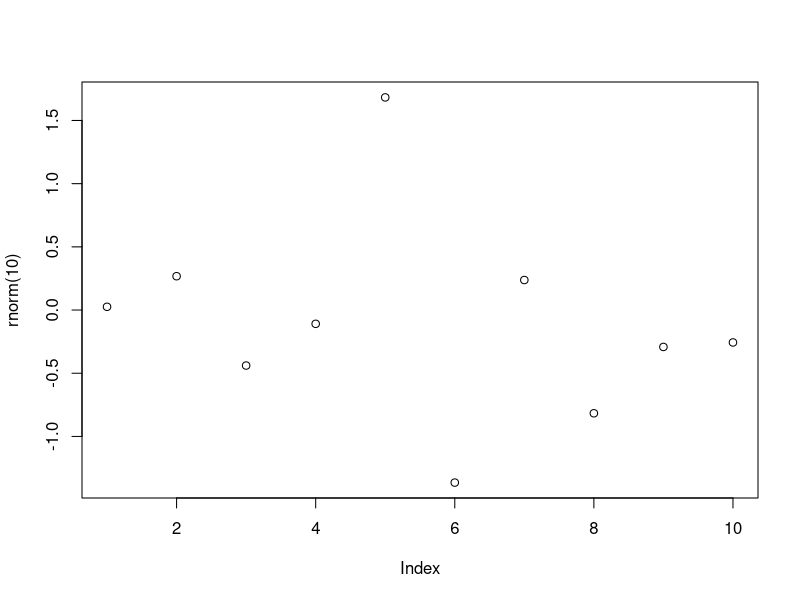
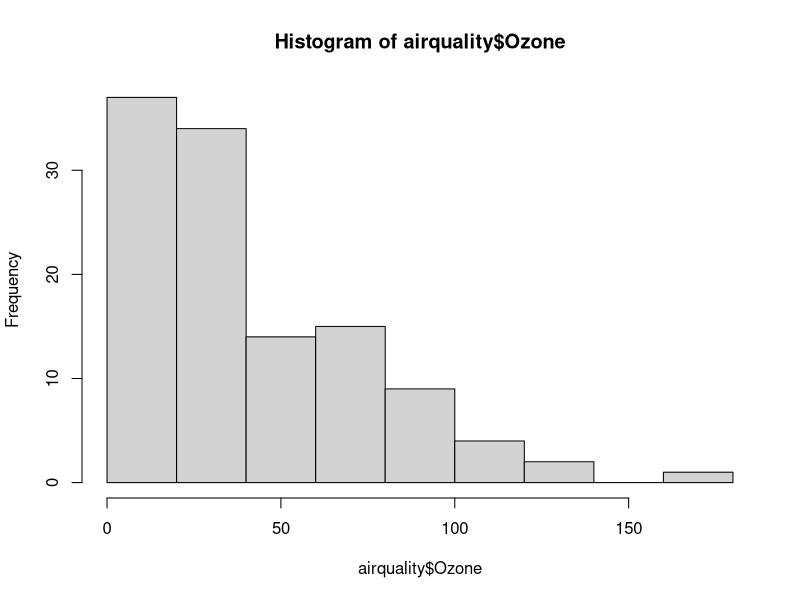
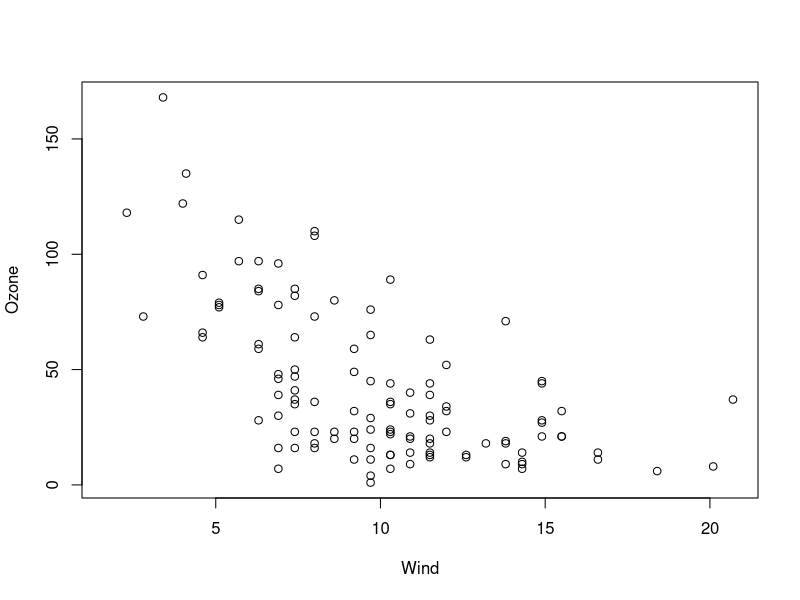
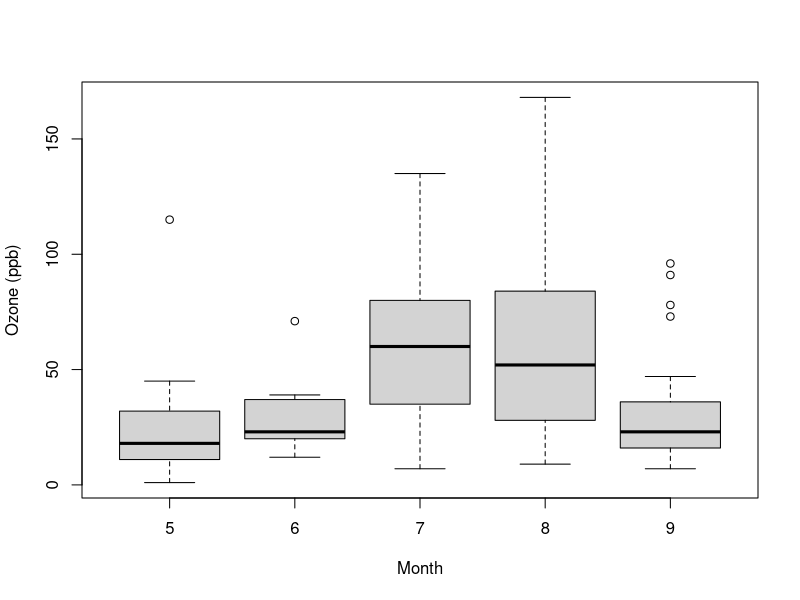
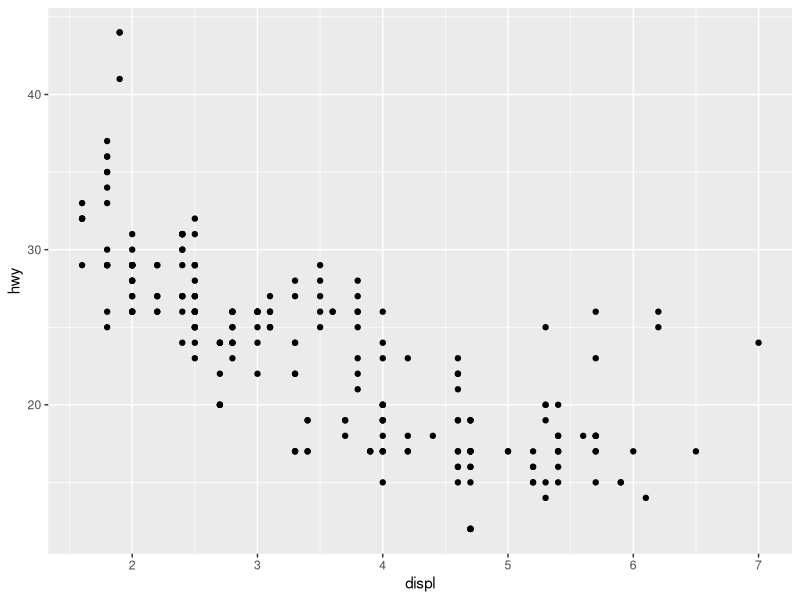
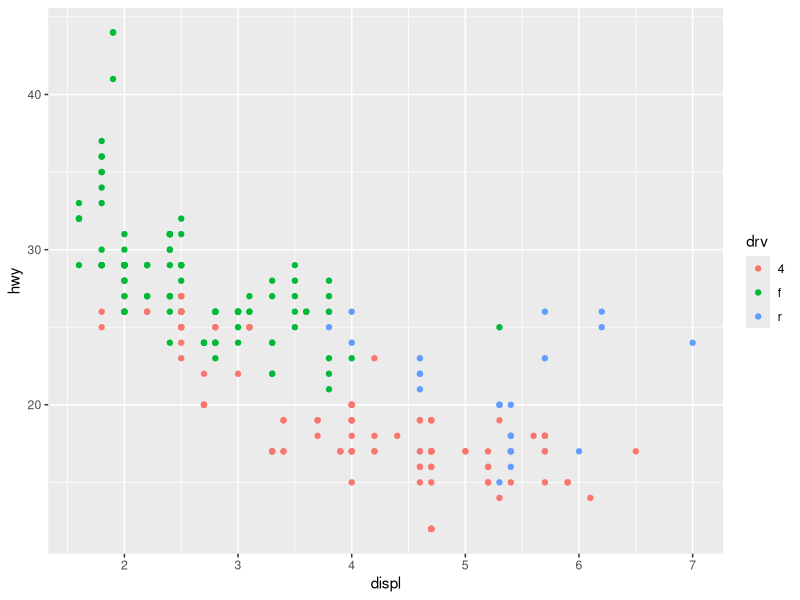
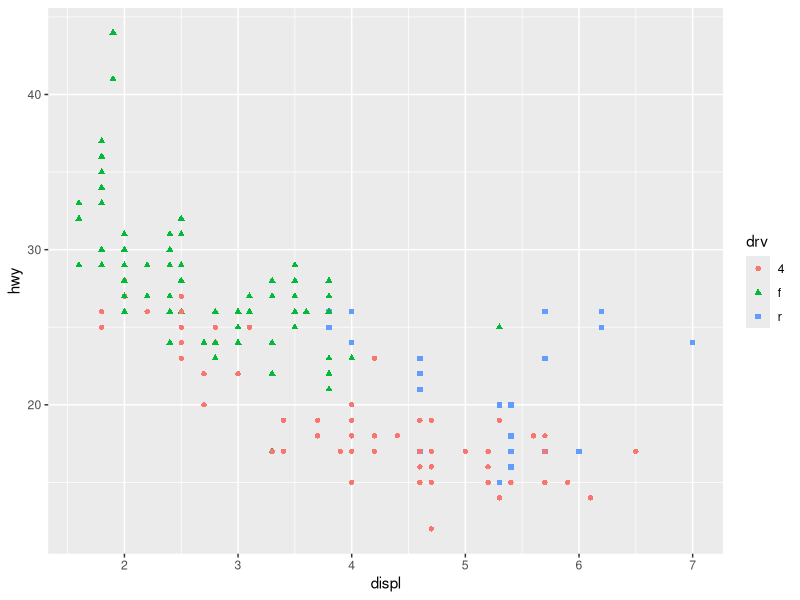
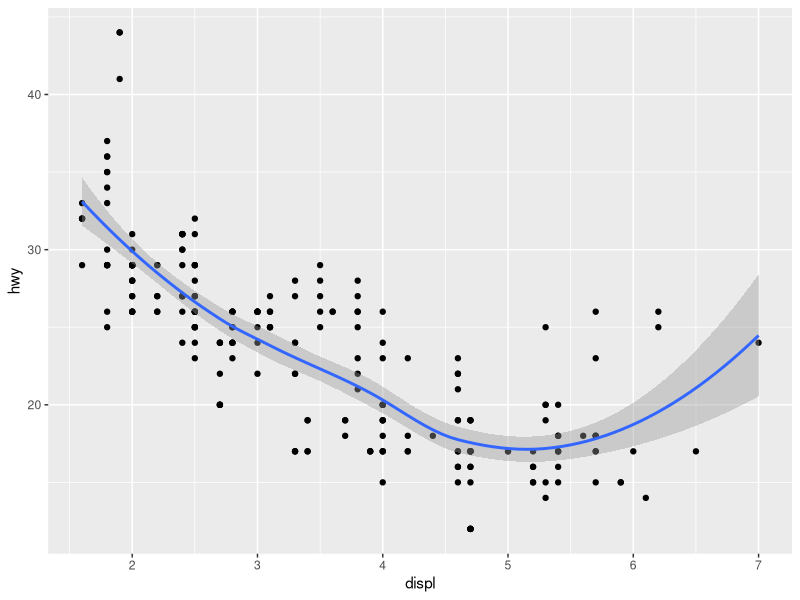

Here is the R script that generated these plots, in order:
## ---- chunk 1
x <- rnorm(100); y <- x + rnorm(100)
## ---- chunk 2
plot(rnorm(10))
## ---- chunk 3
library(datasets)
hist(airquality$Ozone)
## ---- chunk 4
with(airquality, plot(Wind, Ozone))
## ---- chunk 5
airquality <- transform(airquality, Month=factor(Month))
boxplot(Ozone ~ Month, airquality, xlab = "Month", ylab = "Ozone (ppb)")
## ---- chunk 6
library(ggplot2)
str(mpg)  # mpg comes with ggplot2
head(mpg$drv)
head(mpg$manufacturer)
qplot(displ, hwy, data = mpg)  # qplot(x, y, dataframe)
qplot(displ, hwy, data = mpg, col = drv)  # auto creates legend also
qplot(displ, hwy, data = mpg, shape = drv, col = drv) # colors and shapes per drv factor
qplot(displ, hwy, data = mpg, geom = c("point", "smooth")) # adding a statistic (geom)
qplot(displ, hwy, data = mpg, col = drv, geom = c("point", "smooth"))  # both
qplot(displ, hwy, data = mpg, col = drv) + geom_smooth(method="lm")

# split it with facets
qplot(displ, hwy, data = mpg, facets = drv ~ .) + geom_smooth(method="lm") # 3 cols
qplot(displ, hwy, data = mpg, facets = . ~ drv) + geom_smooth(method="lm") # 3 rows

qplot(hwy, data = mpg, fill = drv, geom = "density") # smooth density curve
